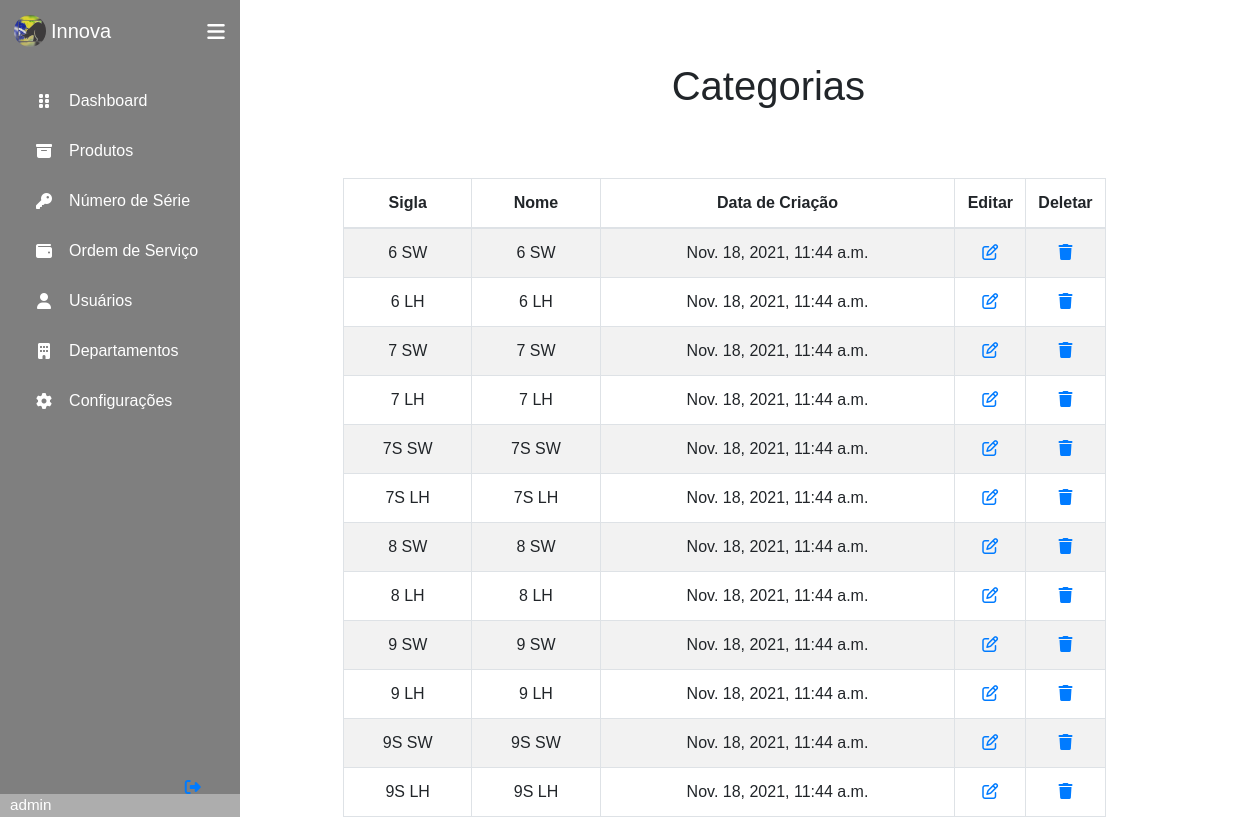
The app's page /products/viewCategory/ (signed in) with its own data.
### produtos/models.py (models this page shows, shortened)
class CategoriaProduto(models.Model):
    nome = CharField(max_length=10, unique=True)
    sigla = CharField(max_length=5, unique=True)
    dateCriacao = DateTimeField(auto_now_add=True)

### produtos/views.py (the view)
# urls.py: path('viewCategory/', views.ViewCategory, name = 'View_Category_Products'),
def ViewCategory(request):
    categories = CategoriaProduto.objects.all().order_by('-dateCriacao')
    return render(request, 'produtos/ViewCategory.html', {'categories' : categories})

### templates/produtos/ViewCategory.html (shortened to what this page needs)
{% extends 'base.html' %}
{% load crispy_forms_tags %}
{% block content %}
    <div class="container title">
        <h1>Categorias</h1>
    </div>
    <div class="offset-1 col-9 category-div">
        <table class="table table-striped table-hover table-bordered tab-comum">
            <thead>
                <tr>
                    <th scope="col">Sigla</th>
                    <th scope="col">Nome</th>
                    <th scope="col">Data de Criação</th>
                    <th scope="col" class="col-sm-1">Editar</th>
                    <th scope="col" class="col-sm-1">Deletar</th>
                </tr>
            </thead>
            <tbody id="category-table">
                {% for category in categories %}
                <tr scope="row">
                    <td>
                        {{category.sigla}}
                    </td>
                    <td>
                        {{category.nome}}
                    </td>
                    <td>
                        {{category.dateCriacao}}
                    </td>
                    <td>
                        <a href="{% url 'products:Update_Category_Products' category.id %}" class="icon">
                            <div class="col">
                                <i class="far fa-edit"></i>
                            </div>
                        </a>
                    <td>
                        <a href="#" class="icon">
                            <div class="col">
                                <i class="fas fa-trash"></i>
                            </div>
                        </a>
                    </td>
                </tr>
                {% endfor %}
            </tbody>
        </table>
    </div>
{% endblock %}

### templates/base.html (shortened to what this page needs)
{% load static %}
<!DOCTYPE html>
<html lang="pt-br">
<head>
    <link rel="stylesheet" href="{% static 'css/style.css' %}">
    <link rel="stylesheet" href="{% static 'css/bs/bootstrap.css' %}">
</head>
<body>
    {% if user.is_authenticated %}
    <div class="sidebar">
        <div class="logo_content">
            <div class="logo">
                <img src="{% static 'img/logo-base.png' %}" class="img-base"/>
                <div class="logo_name">Innova</div>
            </div>
            <i class="fas fa-bars" id="btn-menu"></i>
        </div>
        <ul class="nav_list">
            <li>
                <a href="{%url 'main:Home_Main'%}">
                    <i class="fas fa-grip-vertical"></i>
                    <span class="link_name">Dashboard</span>
                </a>
            </li>
            <li>
                <a href="{%url 'products:Home_Products'%}">
                    <i class="fas fa-archive"></i>
                    <span class="link_name">Produtos</span>
                </a>
            </li>
            <li>
                <a href="{%url 'products:Serial_Number'%}">
                    <i class="fas fa-key"></i>
                    <span class="link_name">Número de Série</span>
                </a>
            </li>
            <li>
                <a href="{% url 'workOrder:Home_WorkOrder' %}">
                    <i class="fas fa-wallet"></i>
                    <span class="link_name">Ordem de Serviço</span>
                </a>
            </li>
            <li>
                <a href="{%url 'colaborators:Home_Colaborator'%}">
                    <i class="fas fa-user"></i>
                    <span class="link_name">Usuários</span>
                </a>
            </li>
            <li>
                <a href="{%url 'departments:Home_Departments'%}">
                    <i class="fas fa-building"></i>
                    <span class="link_name">Departamentos</span>
                </a>
            </li>
            <li>
                <a href="#">
                    <i class="fas fa-cog"></i>
                    <span class="link_name">Configurações</span>
                </a>
            </li>
        </ul>
        <div class="profile_content">
            <div class="profile">
                <div class="profile_details">
                    <div class="name_job">
                        <div class="name">{{ user.username }}</div>
                    </div>
                </div>
                <a href="{%url 'logout'%}">
                    <i class="fas fa-sign-out-alt" id="logout"></i>
                </a>
            </div>
        </div>
    </div>
    {% endif %}
    <div class="home_content">
        {% block content %}
        {% endblock %}
    </div>
</body>
</html>

### static/css/style.css (style rules this page uses)
* { margin: 0; padding: 0; box-sizing: border-box; font-family: sans-serif; }
body { position: relative; min-height: 100vh; width: 100%; overflow: auto; }
.sidebar { position: fixed; top: 0; left: 0; height: 100%; width: 15em; background: #7F7F7F; padding: 0.37em 0.88em; }
.sidebar .logo_content .logo { color: #fff; display: flex; height: 3.13em; width: 100%; align-items: center; }
.logo_content .img-base { border-radius: 50%; margin-right: 0.31em; }
.logo_content .logo .logo_name { font-size: 1.25em; font-weight: 400; }
.sidebar #btn-menu { position: absolute; color: #fff; left: 90%; top: 0.37em; font-size: 1.25em; height: 3.13em; width: 3.13em; text-align: center; line-height: 2.5em; transform: translateX(-50%); }
.sidebar ul { margin-top: 1.25em; }
.sidebar ul li { position: relative; height: 3.13em; width: 100%; margin: 0 0.31em; list-style: none; line-height: 3.13em; }
.sidebar ul li a { color: #fff; display: flex; align-items: center; text-decoration: none; transition: all 0.4s ease; border-radius: 0.75em; }
.sidebar ul li a i { height: 3.13em; min-width: 3.13em; border-radius: 0.75em; line-height: 3.13em; text-align: center; }
.sidebar .profile_content { position: absolute; color: #fff; bottom: 0; left: 0; width: 100%; }
.profile_content .profile .profile_details { display: flex; align-items: center; background: #ADADAD; }
.profile .profile_details .name_job { margin-left: 0.63em; }
.profile .profile_details .name { font-size: 0.95em; font-weight: 400; }
.profile #logout { position: absolute; left: 88%; bottom: 0.31em; transform: translateX(-50%); min-width: 3.3em; line-height: 3.13em; font-size: 1.25; border-radius: 0.75em; }
.home_content { top: 2em; position: absolute; height: 95%; width: 84%; left: 15em; }
.title { font-size: 1.5em !important; padding: 30px; position: relative; text-align: center; }
h1 { padding-bottom: 0.75em; }
.table { text-align: center; margin-right: 0; }
.tab-comum { padding-bottom: 2em; }

### records on screen
CategoriaProduto: sigla "6 SW", nome "6 SW", dateCriacao "Nov. 18, 2021, 11:44 a.m."
CategoriaProduto: sigla "6 LH", nome "6 LH", dateCriacao "Nov. 18, 2021, 11:44 a.m."
CategoriaProduto: sigla "7 SW", nome "7 SW", dateCriacao "Nov. 18, 2021, 11:44 a.m."
CategoriaProduto: sigla "7 LH", nome "7 LH", dateCriacao "Nov. 18, 2021, 11:44 a.m."
CategoriaProduto: sigla "7S SW", nome "7S SW", dateCriacao "Nov. 18, 2021, 11:44 a.m."
CategoriaProduto: sigla "7S LH", nome "7S LH", dateCriacao "Nov. 18, 2021, 11:44 a.m."
CategoriaProduto: sigla "8 SW", nome "8 SW", dateCriacao "Nov. 18, 2021, 11:44 a.m."
CategoriaProduto: sigla "8 LH", nome "8 LH", dateCriacao "Nov. 18, 2021, 11:44 a.m."
CategoriaProduto: sigla "9 SW", nome "9 SW", dateCriacao "Nov. 18, 2021, 11:44 a.m."
CategoriaProduto: sigla "9 LH", nome "9 LH", dateCriacao "Nov. 18, 2021, 11:44 a.m."
CategoriaProduto: sigla "9S SW", nome "9S SW", dateCriacao "Nov. 18, 2021, 11:44 a.m."
CategoriaProduto: sigla "9S LH", nome "9S LH", dateCriacao "Nov. 18, 2021, 11:44 a.m."

### other values on screen
{{ user.username }} "admin"
